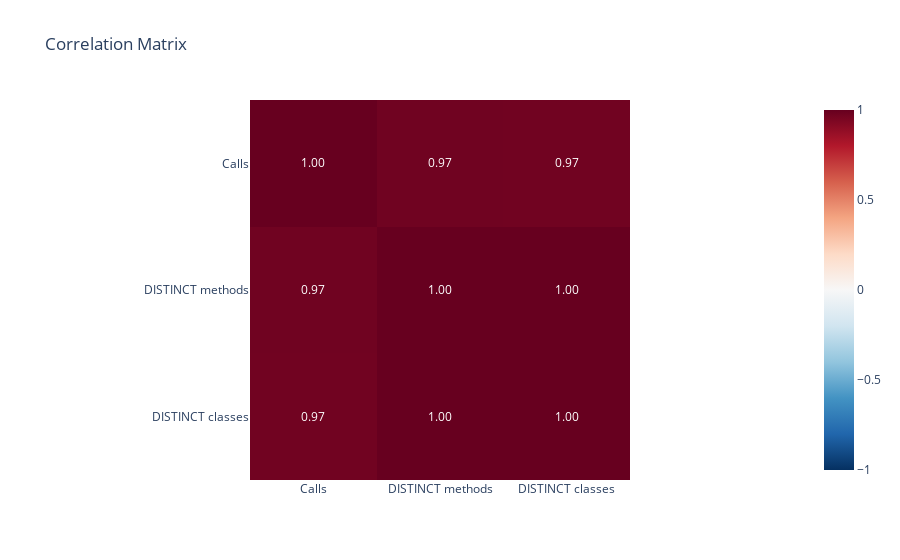

Notebook code for this chart:
### Markdown cell above
# Correlations

- Calls vs. Methods vs. Classes

### Code cell
# Get columns "Calls", "DISTINCT methods" and "DISTINCT classes" from df_header and remove NaN rows
calls = df_header['Calls'].dropna().astype(int).tolist()
distinct_methods = df_header['DISTINCT methods'].dropna().astype(int).tolist()
distinct_classes = df_header['DISTINCT classes'].dropna().astype(int).tolist()

# Check if all lists have the same length
if not (len(calls) == len(distinct_methods) == len(distinct_classes)):
    raise ValueError("Columns 'Calls', 'DISTINCT methods' and 'DISTINCT classes' must have the same number of non-NaN entries.")

# Caluclate correlation matrix 
data = {
    'Calls': calls,
    'DISTINCT methods': distinct_methods,
    'DISTINCT classes': distinct_classes
}
df_corr = pd.DataFrame(data)
corr_matrix = df_corr.corr()

# Visualize correlation matrix with plotly
import plotly.express as px
fig_corr = px.imshow(
    corr_matrix,
    text_auto=".2f",
    color_continuous_scale='RdBu_r',
    zmin=-1,
    zmax=1,
    title="Correlation Matrix"
)
fig_corr.show()

### Figure 1 — Plotly figure (JSON) as saved in the notebook; plotly's stock layout.template omitted (floating-point values rounded to 4 significant figures)
{"data": [{"coloraxis": "coloraxis", "hovertemplate": "x: %{x}<br>y: %{y}<br>color: %{z}<extra></extra>", "name": "0", "texttemplate": "%{z:.2f}", "type": "heatmap", "x": ["Calls", "DISTINCT methods", "DISTINCT classes"], "xaxis": "x", "y": ["Calls", "DISTINCT methods", "DISTINCT classes"], "yaxis": "y", "z": [[1.0, 0.975, 0.9734], [0.975, 1.0, 0.9997], [0.9734, 0.9997, 1.0]]}], "layout": {"coloraxis": {"cmax": 1, "cmin": -1, "colorscale": [[0, "rgb(5,48,97)"], [0.1, "rgb(33,102,172)"], [0.2, "rgb(67,147,195)"], [0.3, "rgb(146,197,222)"], [0.4, "rgb(209,229,240)"], [0.5, "rgb(247,247,247)"], [0.6, "rgb(253,219,199)"], [0.7, "rgb(244,165,130)"], [0.8, "rgb(214,96,77)"], [0.9, "rgb(178,24,43)"], [1, "rgb(103,0,31)"]]}, "title": {"text": "Correlation Matrix"}, "xaxis": {"anchor": "y", "constrain": "domain", "domain": [0, 1], "scaleanchor": "y"}, "yaxis": {"anchor": "x", "autorange": "reversed", "constrain": "domain", "domain": [0, 1]}}}
